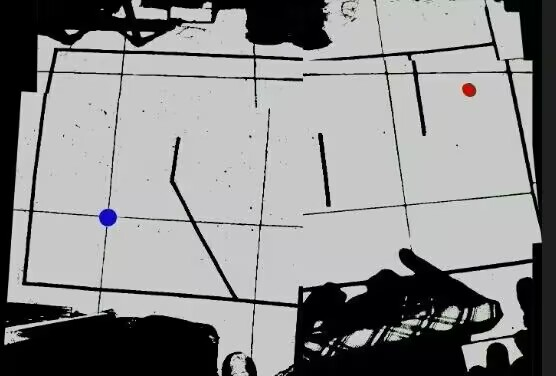
#> input picture experiments/planning/road 5.jpg, 556 x 376 px, given in place of the camera
$ python hsv_color_detection.py
#> lines starting #> are read from the running program, lines starting #| are printed output that depends on the picture; after the words box and inside, x2 and y2 are one past the last pixel; in counts of white or black regions, pixels touching at a corner belong together
#> in main, frame is the input picture: shape (376, 556, 3); mean B, G, R 139.1, 138.9, 138.7
import cv2
import time
import numpy as np


def detect_color_object(frame, lower_color, upper_color):
    """识别并标记特定颜色的物体（默认检测蓝色）"""
    hsv = cv2.cvtColor(frame, cv2.COLOR_BGR2HSV)
#> hsv: shape (376, 556, 3); mean H, S, V 31.7, 21.8, 139.6
    mask = cv2.inRange(hsv, lower_color, upper_color)
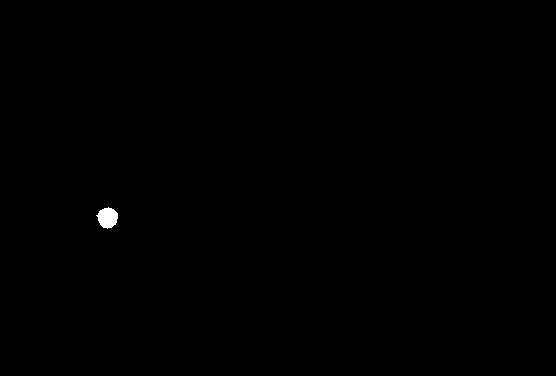
#> mask: shape (376, 556); 0.16% white; 1 white region, box (x1, y1, x2, y2) and area: (96, 207, 118, 229) 334

    # 形态学去噪
    kernel = np.ones((5, 5), np.uint8)
    mask = cv2.erode(mask, kernel, iterations=1)
#> mask: shape (376, 556); 0.09% white; 1 white region, box (x1, y1, x2, y2) and area: (100, 210, 116, 226) 185
    mask = cv2.dilate(mask, kernel, iterations=2)
#> mask: shape (376, 556); 0.24% white; 1 white region

    # 查找轮廓并绘制框
    contours, _ = cv2.findContours(mask, cv2.RETR_EXTERNAL, cv2.CHAIN_APPROX_SIMPLE)
#> contours = 1 contour; box (x1, y1, x2, y2) and area: (96, 206, 120, 230) 468
    for cnt in contours:
        area = cv2.contourArea(cnt)
        if area > 500:
            x, y, w, h = cv2.boundingRect(cnt)
            cv2.rectangle(frame, (x, y), (x + w, y + h), (0, 255, 0), 2)
#> this loop made 1 pass
#> area on pass 1: 467.5
    return frame


def main():
    # 定义颜色范围（默认蓝色）
    lower_color = np.array([90, 50, 50])
    upper_color = np.array([130, 255, 255])

    # 初始化摄像头
    cap = cv2.VideoCapture(0)  # 0为默认摄像头，可改为视频文件路径
    if not cap.isOpened():
        print("错误：无法打开摄像头！")
        return

    last_process_time = time.time()

    try:
        while True:
            ret, frame = cap.read()
            if not ret:
                print("错误：无法读取画面！")
                break

            # 每隔0.01秒处理一次
            current_time = time.time()
            if current_time - last_process_time >= 0.01:
                processed_frame = detect_color_object(frame.copy(), lower_color, upper_color)
                cv2.imshow("Processed Frame", processed_frame)
                last_process_time = current_time

            # 实时显示原始画面
            cv2.imshow("Camera Feed", frame)

            # 按'q'退出
            if cv2.waitKey(1) & 0xFF == ord('q'):
#> (key q is pressed here)
                break
    finally:
        cap.release()
        cv2.destroyAllWindows()


if __name__ == "__main__":
    main()
